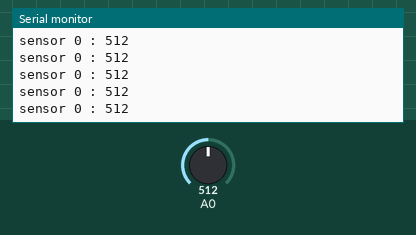
Simulated run of this sketch. Board: Arduino Uno, built with avr-gcc and run on an emulated ATmega328P. Parts: the last lines printed to the serial monitor. Inputs (shaded band) come from the test bench; at power-on: A0 = 512. The ROS host is connected and sends only what is stated.

Above: at 4.2 s.
4.3 s: A0 set to 987
At 4.56 s:
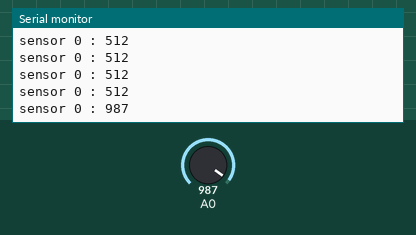
7.3 s: A0 set to 1007
At 7.42 s:
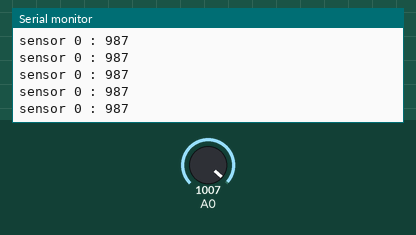
Timing chart, 0 to 9.8 s (numbered marks = the images above; inputs shaded):
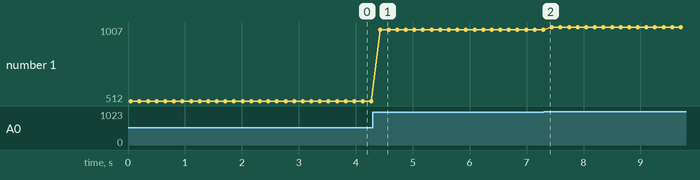

Measured:
- after the input at 4.3 s, the serial monitor: prints a new line after 0.13 s (image 1)
- plotted number 1: 512 → 987 after the input at 4.3 s, 987 → 1007 after the input at 7.3 s

The sketch:

mq_135_sample_5_sensors_array_data.ino
```cpp
#include <ros.h>
#include <std_msgs/Int32.h>
#include "ros/node_handle.h"
#include "ArduinoHardware.h"


ros::NodeHandle_<ArduinoHardware, 5, 5, 125, 256> nh;

std_msgs::Int32 sensor_msg0;
std_msgs::Int32 sensor_msg1;
std_msgs::Int32 sensor_msg2;
std_msgs::Int32 sensor_msg3;
std_msgs::Int32 sensor_msg4;
ros::Publisher gas_sensor_value0("gas_sensor_value_0", &sensor_msg0);
/*
ros::Publisher gas_sensor_value1("gas_sensor_value_1", &sensor_msg1);
ros::Publisher gas_sensor_value2("gas_sensor_value_2", &sensor_msg2);
ros::Publisher gas_sensor_value3("gas_sensor_value_3", &sensor_msg3);
ros::Publisher gas_sensor_value4("gas_sensor_value_4", &sensor_msg4);
*/

int32_t sensorValue0;
/*
int32_t sensorValue1;
int32_t sensorValue2;
int32_t sensorValue3;
int32_t sensorValue4;
*/

void setup()
{
  nh.initNode();
  nh.advertise(gas_sensor_value0);
  /*
  nh.advertise(gas_sensor_value1);
  nh.advertise(gas_sensor_value2);
  nh.advertise(gas_sensor_value3);
  nh.advertise(gas_sensor_value4);
  */
  Serial.begin(9600); // sets the serial port to 9600
  nh.getHardware()->setBaud(9600);
}

void loop()
{
  sensorValue0 = analogRead(0);       // read analog input pin 0
  /*
  sensorValue1 = analogRead(1);       // read analog input pin 1
  sensorValue2 = analogRead(2);       // read analog input pin 2
  sensorValue3 = analogRead(3);       // read analog input pin 3
  sensorValue4 = analogRead(4);       // read analog input pin 4
  */
  sensor_msg0.data= sensorValue0;
  delay(50);
  /*
  sensor_msg1.data= sensorValue1;
  delay(50);
  sensor_msg2.data= sensorValue2;
  delay(50);
  sensor_msg3.data= sensorValue3;
  delay(50);
  sensor_msg4.data= sensorValue4;
  delay(50);
  */
  gas_sensor_value0.publish(&sensor_msg0);
  /*
  gas_sensor_value1.publish(&sensor_msg1);
  gas_sensor_value2.publish(&sensor_msg2);
  gas_sensor_value3.publish(&sensor_msg3);
  gas_sensor_value4.publish(&sensor_msg4);
  */
  nh.spinOnce();
    Serial.print("sensor 0 : ");
    Serial.println(sensorValue0);
    /*
    Serial.print("sensor 1 : ");
    Serial.println(sensorValue1);
    Serial.print("sensor 2 : ");
    Serial.println(sensorValue2);
    Serial.print("sensor 3 : ");
    Serial.println(sensorValue3);
    Serial.print("sensor 4 : ");
    Serial.println(sensorValue4);
    Serial.print("total = ");
    Serial.println( (sensorValue0+sensorValue1+sensorValue2+sensorValue3+sensorValue4));
    */
  delay(100);                        // wait 500ms for next reading
}
```
